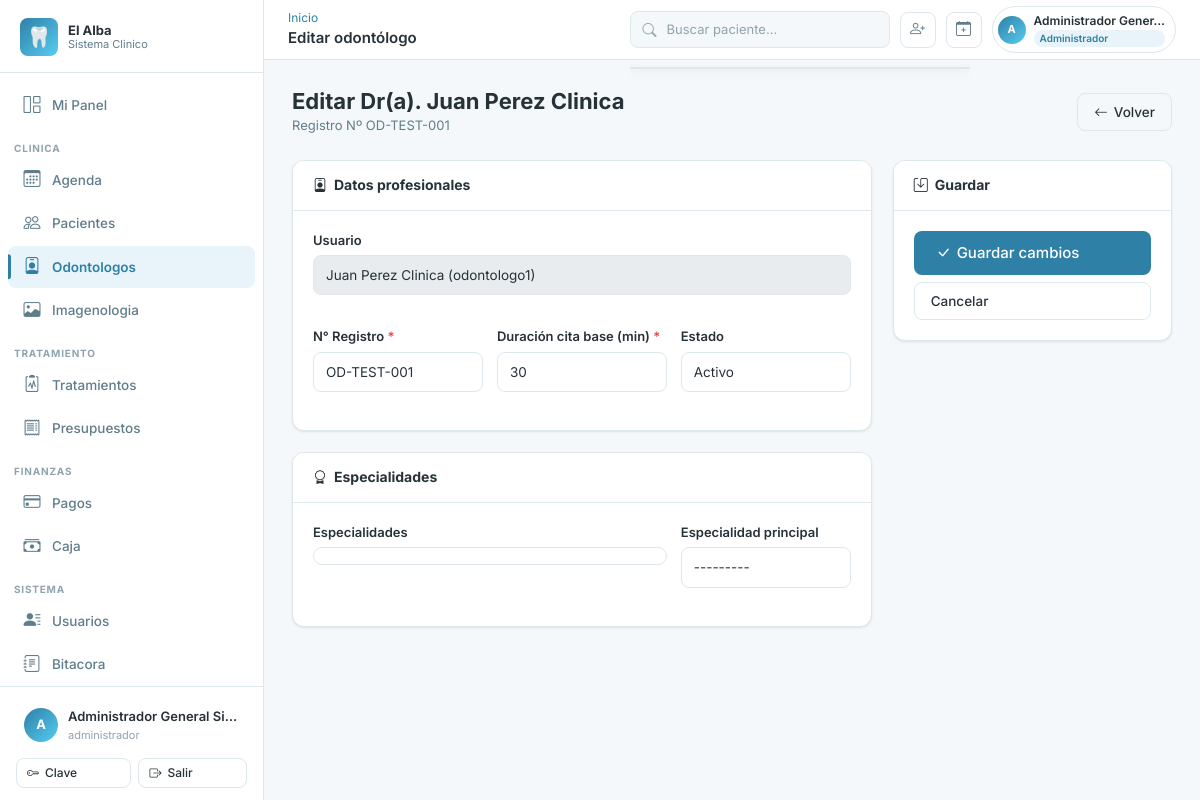
Page /odontologos/1/editar/ (signed in) on the committed database.
### apps/accounts/models.py (models this page shows, shortened)
class Usuario(AbstractBaseUser):
    ESTADO_ACTIVO = "activo"
    ESTADO_INACTIVO = "inactivo"
    ESTADO_BLOQUEADO = "bloqueado"
    ESTADO_CHOICES = [
        (ESTADO_ACTIVO, "Activo"),
        (ESTADO_INACTIVO, "Inactivo"),
        (ESTADO_BLOQUEADO, "Bloqueado"),
    ]
    id_usuario = models.AutoField(primary_key=True)
    id_persona = models.OneToOneField(
        "personas.Persona",
        db_column="id_persona",
        on_delete=models.RESTRICT,
        related_name="usuario",
    )
    username = models.CharField(max_length=50, unique=True)
    password_hash = models.CharField(max_length=255)
    estado_acceso = models.CharField(
        max_length=20, choices=ESTADO_CHOICES, default=ESTADO_ACTIVO
    )
    ultimo_acceso = models.DateTimeField(null=True, blank=True)
    fecha_creacion = models.DateTimeField(default=timezone.now)
    fecha_actualizacion = models.DateTimeField(auto_now=True)
    is_staff = models.BooleanField(default=False)
    is_superuser = models.BooleanField(default=False)
    PASSWORD_FIELD = "password_hash"
    USERNAME_FIELD = "username"
    REQUIRED_FIELDS = []
    objects = UsuarioManager()
    class Meta:
        db_table = "usuarios"
        verbose_name = "Usuario"
        verbose_name_plural = "Usuarios"
        permissions = [
            ("disable_usuario", "Puede inhabilitar usuario"),
            ("reactivate_usuario", "Puede reactivar usuario"),
            ("reset_password_usuario", "Puede resetear password de usuario"),
        ]
    def has_perm(self, perm, obj=None):
        if self.is_superuser:
            return True
    def has_perms(self, perm_list, obj=None):
        if not isinstance(perm_list, (list, tuple)):
            perm_list = [perm_list]
        return all(self.has_perm(perm, obj) for perm in perm_list)
    def tiene_rol(self, *roles: str) -> bool:
        if self.is_superuser:
            return True
    @property
    def password(self):
        return self.password_hash
    @password.setter
    def password(self, value):
        self.password_hash = value
    @property
    def nombre_completo(self):
        try:
            return self.id_persona.nombre_completo
        except Exception:
            return self.username

### apps/personas/models.py (models this page shows, shortened)
class Persona(models.Model):
    ESTADO_ACTIVO = "activo"
    ESTADO_INACTIVO = "inactivo"
    ESTADO_CHOICES = [
        (ESTADO_ACTIVO, "Activo"),
        (ESTADO_INACTIVO, "Inactivo"),
    ]
    id_persona = models.AutoField(primary_key=True)
    rut = models.CharField(max_length=12, unique=True)
    nombres = models.CharField(max_length=80)
    apellido_paterno = models.CharField(max_length=50)
    apellido_materno = models.CharField(max_length=50, null=True, blank=True)
    fecha_nacimiento = models.DateField(null=True, blank=True)
    id_sexo = models.ForeignKey(
        Sexo,
        db_column="id_sexo",
        on_delete=models.RESTRICT,
        null=True,
        blank=True,
        related_name="personas",
    )
    correo = models.CharField(max_length=120, unique=True, null=True, blank=True)
    telefono = models.CharField(max_length=20, null=True, blank=True)
    direccion = models.CharField(max_length=150, null=True, blank=True)
    comuna = models.CharField(max_length=80, null=True, blank=True)
    ciudad = models.CharField(max_length=80, null=True, blank=True)
    estado_persona = models.CharField(
        max_length=20, choices=ESTADO_CHOICES, default=ESTADO_ACTIVO
    )
    fecha_creacion = models.DateTimeField(default=timezone.now)
    fecha_actualizacion = models.DateTimeField(auto_now=True)
    class Meta:
        db_table = "personas"
        verbose_name = "Persona"
        verbose_name_plural = "Personas"
        indexes = [
            models.Index(fields=["rut"], name="idx_personas_rut"),
            models.Index(fields=["id_sexo"], name="idx_personas_id_sexo"),
        ]
    @property
    def nombre_completo(self) -> str:
        partes = [self.nombres, self.apellido_paterno]
        if self.apellido_materno:
            partes.append(self.apellido_materno)
        return " ".join(partes)

### apps/odontologos/models.py (models this page shows, shortened)
class Odontologo(models.Model):
    ESTADO_ACTIVO = "activo"
    ESTADO_INACTIVO = "inactivo"
    ESTADO_SUSPENDIDO = "suspendido"
    ESTADO_CHOICES = [
        (ESTADO_ACTIVO, "Activo"),
        (ESTADO_INACTIVO, "Inactivo"),
        (ESTADO_SUSPENDIDO, "Suspendido"),
    ]
    id_odontologo = models.AutoField(primary_key=True)
    id_usuario = models.OneToOneField(
        "accounts.Usuario",
        db_column="id_usuario",
        on_delete=models.RESTRICT,
        related_name="odontologo",
    )
    numero_registro = models.CharField(max_length=30, unique=True)
    duracion_cita_base_min = models.PositiveSmallIntegerField()
    estado_profesional = models.CharField(
        max_length=20, choices=ESTADO_CHOICES, default=ESTADO_ACTIVO
    )
    especialidades = models.ManyToManyField(
        Especialidad,
        through="OdontologoEspecialidad",
        related_name="odontologos",
    )
    class Meta:
        db_table = "odontologos"
        verbose_name = "Odontólogo"
        verbose_name_plural = "Odontólogos"
    @property
    def nombre_completo(self):
        return self.id_usuario.nombre_completo

### apps/odontologos/views.py (the view, shortened to what this page needs)
# urls.py: path("<int:pk>/editar/", views.OdontologoEditarView.as_view(), name="editar"),
class OdontologoEditarView(PermisoRequeridoMixin, View):
    permission_required = "odontologos.change_odontologo"
    template_name = "odontologos/editar.html"
    def get(self, request, pk):
        odontologo = get_object_or_404(Odontologo.objects.select_related("id_usuario__id_persona"), pk=pk)
        form = OdontologoForm(instance=odontologo)
        return render(request, self.template_name, {
            "odontologo": odontologo,
            "form": form,
        })

### templates/odontologos/editar.html (shortened to what this page needs)
{% extends 'base.html' %}
{% load widget_tweaks %}
{% block topbar_title %}Editar odontólogo{% endblock %}
{% block content %}
<div class="page-header">
  <div>
    <h1 class="page-title">Editar Dr(a). {{ odontologo.nombre_completo }}</h1>
    <p class="page-subtitle">Registro Nº {{ odontologo.numero_registro }}</p>
  </div>
  <a href="{% url 'odontologos:detalle' odontologo.id_odontologo %}" class="btn btn-outline"><i class="bi bi-arrow-left"></i> Volver</a>
</div>
<form method="post" novalidate>
  <div class="row g-4">
    <div class="col-lg-8">
      <div class="card mb-4">
        <div class="card-header"><h2 class="card-title"><i class="bi bi-person-badge me-2"></i>Datos profesionales</h2></div>
        <div class="card-body">
          <div class="row g-3">
            <div class="col-md-12">
              <div class="form-group">
                <label class="form-label">Usuario</label>
                <input type="text" class="form-control" value="{{ odontologo.id_usuario.nombre_completo }} ({{ odontologo.id_usuario.username }})" disabled>
              </div>
            </div>
            <div class="col-md-4">
              <div class="form-group">
                <label class="form-label">N° Registro <span style="color:#ef4444;">*</span></label>
                {% render_field form.numero_registro %}
              </div>
            </div>
            <div class="col-md-4">
              <div class="form-group">
                <label class="form-label">Duración cita base (min) <span style="color:#ef4444;">*</span></label>
                {% render_field form.duracion_cita_base_min %}
              </div>
            </div>
            <div class="col-md-4">
              <div class="form-group">
                <label class="form-label">Estado</label>
                {% render_field form.estado_profesional %}
              </div>
            </div>
          </div>
        </div>
      </div>
      <div class="card">
        <div class="card-header"><h2 class="card-title"><i class="bi bi-award me-2"></i>Especialidades</h2></div>
        <div class="card-body">
          <div class="row g-3">
            <div class="col-md-8">
              <label class="form-label">Especialidades</label>
              <div style="max-height:200px;overflow-y:auto;padding:8px;border:1px solid var(--color-borde);border-radius:var(--radius);">
              </div>
            </div>
            <div class="col-md-4">
              <div class="form-group">
                <label class="form-label">Especialidad principal</label>
                {% render_field form.especialidad_principal %}
              </div>
            </div>
          </div>
        </div>
      </div>
    </div>
    <div class="col-lg-4">
      <div class="card" style="position: sticky; top: 80px;">
        <div class="card-header"><h2 class="card-title"><i class="bi bi-save me-2"></i>Guardar</h2></div>
        <div class="card-body">
          <div class="d-grid gap-2">
            <button type="submit" class="btn btn-primary btn-lg"><i class="bi bi-check-lg"></i> Guardar cambios</button>
            <a href="{% url 'odontologos:detalle' odontologo.id_odontologo %}" class="btn btn-outline">Cancelar</a>
          </div>
        </div>
      </div>
    </div>
  </div>
</form>
{% endblock %}

### templates/base.html (shortened to what this page needs)
{% load static core_tags %}
<!DOCTYPE html>
<html lang="es">
<head>
  <link rel="stylesheet" href="https://cdn.jsdelivr.net/npm/bootstrap-icons@1.11.3/font/bootstrap-icons.min.css">
  <link href="https://cdn.jsdelivr.net/npm/bootstrap@5.3.3/dist/css/bootstrap.min.css" rel="stylesheet">
  <link rel="stylesheet" href="{% static 'css/main.css' %}">
</head>
<body>
<div class="app-wrapper">
  <aside class="sidebar" id="sidebar" role="navigation" aria-label="Menu principal">
    <div class="sidebar-logo">
      <div class="sidebar-logo-icon" aria-hidden="true">&#x1F9B7;</div>
      <div class="sidebar-logo-text">
        El Alba
        <small>Sistema Clinico</small>
      </div>
    </div>
    <nav class="sidebar-nav">
      <a href="{% url 'dashboard:index' %}" class="sidebar-link" id="nav-dashboard">
        <span class="nav-icon"><i class="bi bi-grid-1x2" aria-hidden="true"></i></span>
        {% if request.user|user_tiene_rol:'odontologo' %}Mi Panel{% elif request.user|user_tiene_rol:'recepcionista,administrativo' %}Recepcion{% else %}Dashboard{% endif %}
      </a>
      {% if request.user|user_tiene_rol:'administrador,director,director_clinico' %}
      <div class="sidebar-section">Clinica</div>
      <a href="{% url 'agenda:calendario' %}" class="sidebar-link" id="nav-agenda"><span class="nav-icon"><i class="bi bi-calendar3" aria-hidden="true"></i></span>Agenda</a>
      <a href="{% url 'pacientes:lista' %}" class="sidebar-link" id="nav-pacientes"><span class="nav-icon"><i class="bi bi-people" aria-hidden="true"></i></span>Pacientes</a>
      <a href="{% url 'odontologos:lista' %}" class="sidebar-link" id="nav-odontologos"><span class="nav-icon"><i class="bi bi-person-badge" aria-hidden="true"></i></span>Odontologos</a>
      <a href="{% url 'imagenologia:lista' %}" class="sidebar-link" id="nav-imagenologia"><span class="nav-icon"><i class="bi bi-image" aria-hidden="true"></i></span>Imagenologia</a>
      <div class="sidebar-section">Tratamiento</div>
      <a href="{% url 'tratamientos:lista' %}" class="sidebar-link" id="nav-tratamientos"><span class="nav-icon"><i class="bi bi-clipboard2-pulse" aria-hidden="true"></i></span>Tratamientos</a>
      <a href="{% url 'presupuestos:lista' %}" class="sidebar-link" id="nav-presupuestos"><span class="nav-icon"><i class="bi bi-receipt" aria-hidden="true"></i></span>Presupuestos</a>
      <div class="sidebar-section">Finanzas</div>
      <a href="{% url 'pagos:lista' %}" class="sidebar-link" id="nav-pagos"><span class="nav-icon"><i class="bi bi-credit-card" aria-hidden="true"></i></span>Pagos</a>
      <a href="{% url 'caja:lista' %}" class="sidebar-link" id="nav-caja"><span class="nav-icon"><i class="bi bi-cash-stack" aria-hidden="true"></i></span>Caja</a>
      <div class="sidebar-section">Sistema</div>
      <a href="{% url 'personas:lista' %}" class="sidebar-link" id="nav-personas"><span class="nav-icon"><i class="bi bi-person-lines-fill" aria-hidden="true"></i></span>Usuarios</a>
      <a href="{% url 'auditoria:lista' %}" class="sidebar-link" id="nav-auditoria"><span class="nav-icon"><i class="bi bi-journal-text" aria-hidden="true"></i></span>Bitacora</a>
      {% else %}
      <a href="{% url 'pacientes:lista' %}" class="sidebar-link"><span class="nav-icon"><i class="bi bi-people" aria-hidden="true"></i></span>Pacientes</a>
      <a href="{% url 'agenda:calendario' %}" class="sidebar-link"><span class="nav-icon"><i class="bi bi-calendar3" aria-hidden="true"></i></span>Agenda</a>
      {% endif %}
    </nav>
    <div class="sidebar-footer">
      <div class="sidebar-user" role="button" tabindex="0" aria-label="Opciones de usuario">
        <div class="sidebar-user-avatar" aria-hidden="true">{{ request.user.username|first|upper }}</div>
        <div class="sidebar-user-info">
          <div class="sidebar-user-name">{{ request.user.nombre_completo }}</div>
          <div class="sidebar-user-role">
            {% for rol in usuario_roles %}{{ rol }}{% if not forloop.last %}, {% endif %}{% endfor %}
          </div>
        </div>
      </div>
      <div class="mt-2 d-flex gap-2">
        <a href="{% url 'accounts:cambiar_password' %}" class="btn btn-outline btn-sm flex-fill">
          <i class="bi bi-key" aria-hidden="true"></i> Clave
        </a>
        <form method="post" action="{% url 'accounts:logout' %}" class="flex-fill">
          <button type="submit" class="btn btn-outline btn-sm w-100">
            <i class="bi bi-box-arrow-right" aria-hidden="true"></i> Salir
          </button>
        </form>
      </div>
    </div>
  </aside>
  <div class="main-content">
    <header class="topbar" role="banner">
      <div class="topbar-left">
        <div>
          <nav aria-label="Ruta actual" class="breadcrumb mb-0 d-none d-md-flex">
            {% block breadcrumb %}<a href="{% url 'dashboard:index' %}">Inicio</a>{% endblock %}
          </nav>
          <span class="topbar-title">{% block topbar_title %}Panel{% endblock %}</span>
        </div>
      </div>
      <div class="topbar-actions">
        <div class="position-relative">
          <div class="search-box" role="search">
            <i class="bi bi-search" style="color:var(--color-texto-muy-suave);flex-shrink:0;" aria-hidden="true"></i>
            <input
              type="search"
              placeholder="Buscar paciente..."
              hx-get="{% url 'pacientes:buscar_htmx' %}"
              hx-trigger="input changed delay:300ms, search"
              hx-target="#resultados-busqueda-global"
              name="q"
              autocomplete="off"
              id="busqueda-global"
              aria-label="Buscador universal"
              aria-autocomplete="list"
              aria-controls="resultados-busqueda-global"
            >
          </div>
          <div id="resultados-busqueda-global" class="search-results-dropdown" role="listbox" aria-label="Resultados de busqueda"></div>
        </div>
        {% if request.user|user_tiene_rol:'administrador,recepcionista,administrativo,director' %}
        <a href="{% url 'pacientes:crear' %}" class="topbar-icon-btn d-none d-lg-flex" title="Nuevo paciente" aria-label="Nuevo paciente">
          <i class="bi bi-person-plus" aria-hidden="true"></i>
        </a>
        <a href="{% url 'agenda:crear_cita' %}" class="topbar-icon-btn d-none d-lg-flex" title="Nueva cita" aria-label="Nueva cita">
          <i class="bi bi-calendar-plus" aria-hidden="true"></i>
        </a>
        {% endif %}
        <div class="topbar-user-chip" id="topbar-user-menu" role="button" tabindex="0" aria-label="Menu de usuario">
          <div class="topbar-user-avatar" aria-hidden="true">{{ request.user.username|first|upper }}</div>
          <div class="d-none d-md-block">
            <div class="topbar-user-name">{{ request.user.nombre_completo|truncatechars:20 }}</div>
            {% for rol in usuario_roles|slice:":1" %}
            <div class="topbar-role-chip">{{ rol }}</div>
            {% endfor %}
          </div>
        </div>
      </div>
    </header>
    <main class="page-content" id="main-content" tabindex="-1">
      {% block content %}{% endblock %}
    </main>
  </div>
</div>
</body>
</html>

### rows in the picture
Usuario: user.username|first "A", user.nombre_completo "Administrador General Si…", user.nombre_completo "Administrador Gener…"
Odontologo: nombre_completo "Juan Perez Clinica", numero_registro "OD-TEST-001", id_usuario.nombre_completo "Juan Perez Clinica (odontologo1)", duracion_cita_base_min "30", estado_profesional "Activo"

### other values in the picture
{{ rol }} "administrador"
{{ rol }} "Administrador"
